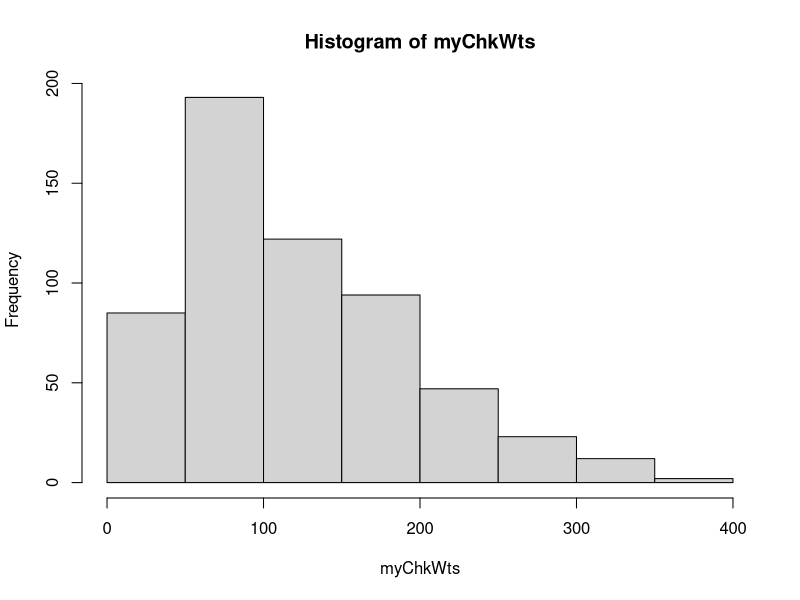
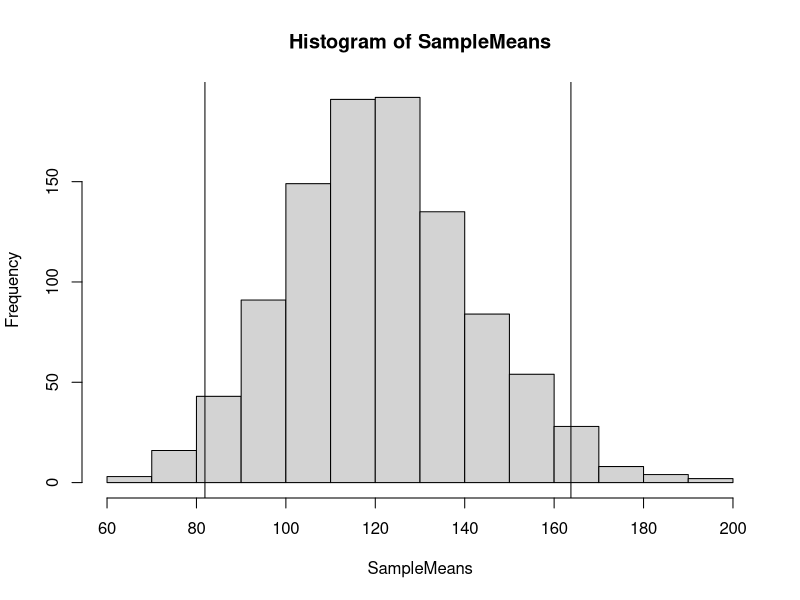
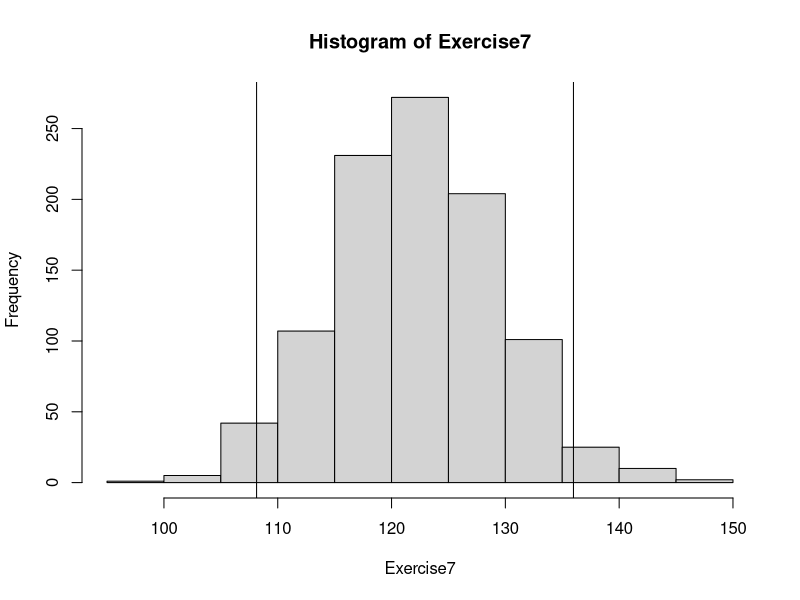

Here is the R script that generated these plots, in order:
## ---- chunk 1
#2. For the remaining exercises in this set, we will use one of R’s built‑in data sets, called the “ChickWeight” data set. According to the documentation for R, the ChickWeight data set contains information on the weight of chicks in grams up to 21 days after hatching. Use the summary(ChickWeight) command to reveal basic information about the ChickWeight data set. You will find that ChickWeight contains four different variables. Name the four variables. Use the dim(ChickWeight) command to show the dimensions of the ChickWeight data set. The second number in the output, 4, is the number of columns in the data set, in other words the number of variables. What is the first number? Report it and describe briefly what you think it signifies. 

summary(ChickWeight)
#The four variables in ChickWeight are weight, Time, Chick, and Diet.

dim(ChickWeight)
#The first number is 578 and it indicates that there are 578 rows in the ChickWeight data set.









#3. When a data set contains more than one variable, R offers another subsetting operator, $, to access each variable individually. For the exercises below, we are interested only in the contents of one of the variables in the data set, called weight. We can access the weight variable by itself, using the $, with this expression: ChickWeight$weight. Run the following commands, say what the command does, report the output, and briefly explain each piece of output: 

summary(ChickWeight$weight)
#This gives the summary statistics of the weight variable in the ChickWeight data set. We see that the output shows the following:
#The minumum of the weight variable is 35
#The 1st quartile (25th percentile) of the weight variable is 63
#The median of the weight variable is 103
#The mean (average) of the weight variable is 121.8
#The 3rd quartile (75th percentile) of the weight variable is 163.8
#The maximum of the weight variable is 373

head(ChickWeight$weight)
#This gives the first few rows of the weight variable in the ChickWeight data set

mean(ChickWeight$weight)
#This gives the mean or average of the weight variable in the ChickWeight data set. We see this is 121.8, which matches the mean we found using the summary command.

myChkWts <- ChickWeight$weight
#This assigns the weight variable in the ChickWeight data set to a new variable called myCkkWts

quantile(myChkWts,0.50) 
#This gives the 0.5 quantile of the weight variable in the ChickWeight data set. This is equivalent to the 2nd quartile, the 50th percentile, and the median. We see that this is 103, which matches the median we found using the summary command.







#4. In the second to last command of the previous exercise, you created a copy of the weight data from the ChickWeight data set and put it in a new vector called myChkWts. You can continue to use this myChkWts variable for the rest of the exercises below. Create a histogram for that variable. Then write code that will display the 2.5% and 97.5% quantiles of the distribution for that variable. Write an interpretation of the variable, including descriptions of the mean, median, shape of the distribution, and the 2.5% and 97.5% quantiles. Make sure to clearly describe what the 2.5% and 97.5% quantiles signify.

hist(myChkWts)
#This variable is right skewed, meaning the mean is greater than the median. We saw in Exercise 3 that the median is 103 and the mean is 121.8.

quantile(myChkWts,0.025)
quantile(myChkWts,0.975)
#The 2.5% quantile is 41 and the 97.5% quantile is 294.575. This means that 95% (97.5 - 2.5 = 95) of the values in the myChkWts variable are between 41 and 294.575.









#5. Write R code that will construct a sampling distribution of means from the weight data (as noted above, if you did exercise 3 you can use myChkWts instead of ChickWeight$weight to save yourself some typing). Make sure that the sampling distribution contains at least 1,000 means. Store the sampling distribution in a new variable that you can keep using. Use a sample size of n = 11 (sampling with replacement). Show a histogram of this distribution of sample means. Then, write and run R commands that will display the 2.5% and 97.5% quantiles of the sampling distribution on the histogram with a vertical line. 

SampleMeans <- replicate(1000,mean(sample(myChkWts,11,replace = TRUE))) 
hist(SampleMeans)
abline(v=quantile(SampleMeans,0.025))
abline(v=quantile(SampleMeans,0.975))







#6. If you did Exercise 4, you calculated some quantiles for a distribution of raw data. If you did Exercise 5, you calculated some quantiles for a sampling distribution of means. Briefly describe, from a conceptual perspective and in your own words, what the difference is between a distribution of raw data and a distribution of sampling means. Finally, comment on why the 2.5% and 97.5% quantiles are so different between the raw data distribution and the sampling distribution of means. 

#The distribution of raw data shows how the raw data are distributed and includes all values that the variable could possibly be. The distribution of sampling means shows the distribution of means of random samples of the variable and may not (and is actually highly unlikely to) include all values that the variable could possibly be. Since you take the mean of each sample, this removes extreme values and the mean of the sample means tends to converge toward the population mean after a larger and larger number of samples are taken. The spread of the distribution of sample means will be less than that of the distribution of the raw data, and thus the difference between the 2.5% and 97.5% quantiles will be smaller among sample means than the raw data (2.5% quantile will be larger, 97.5% quantile will be smaller).






#7. Redo Exercise 5, but this time use a sample size of n = 100 (instead of the original sample size of n = 11 used in Exercise 5). Explain why the 2.5% and 97.5% quantiles are different from the results you got for Exercise 5. As a hint, think about what makes a sample “better.”

Exercise7 <- replicate(1000,mean(sample(myChkWts,100,replace = TRUE))) 
hist(Exercise7)
abline(v=quantile(Exercise7,0.025))
abline(v=quantile(Exercise7,0.975))

#We see the 2.5% quantile continues to get larger, the 97.5% quantile continues to get smaller, and thus the difference between the two continues to get smaller. This is due to a larger sample size being taken and each sample mean thus being more reflective of the actual mean of the variable. There are even less extreme values in this sample mean distribution than there were in Exercise 5, also due to each sample being larger and more reflective of the variable itself.
